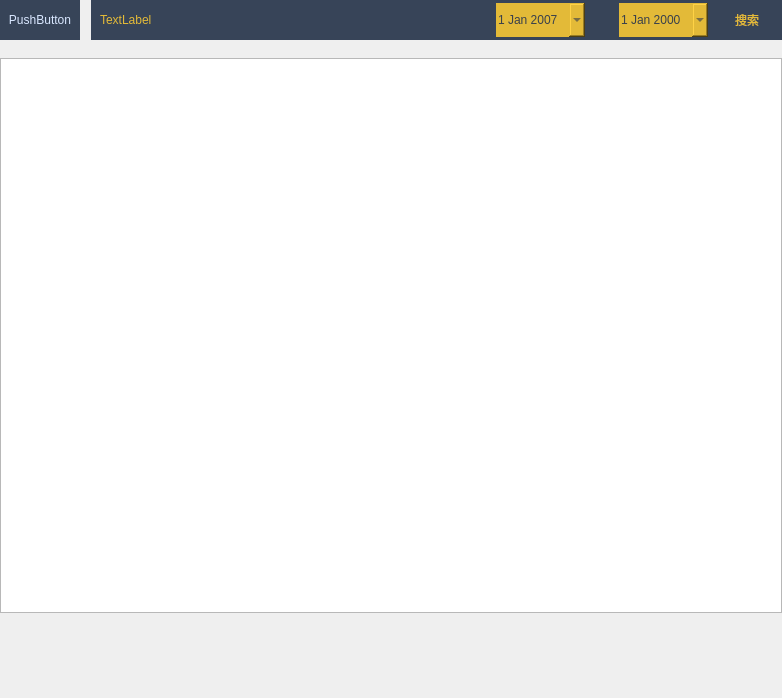
<?xml version="1.0" encoding="UTF-8"?>
<ui version="4.0">
 <class>WidgetError</class>
 <widget class="QWidget" name="WidgetError">
  <property name="geometry">
   <rect>
    <x>0</x>
    <y>0</y>
    <width>782</width>
    <height>698</height>
   </rect>
  </property>
  <property name="windowTitle">
   <string>Form</string>
  </property>
  <layout class="QGridLayout" name="gridLayout">
   <property name="leftMargin">
    <number>0</number>
   </property>
   <property name="topMargin">
    <number>0</number>
   </property>
   <property name="rightMargin">
    <number>0</number>
   </property>
   <property name="bottomMargin">
    <number>0</number>
   </property>
   <property name="spacing">
    <number>0</number>
   </property>
   <item row="0" column="0">
    <widget class="QWidget" name="widget_4" native="true">
     <property name="styleSheet">
      <string notr="true">#widget_4{background-color: rgba(255, 255, 255, 0);}
</string>
     </property>
     <layout class="QVBoxLayout" name="verticalLayout" stretch="36,16,496,24,32,20">
      <property name="spacing">
       <number>0</number>
      </property>
      <property name="leftMargin">
       <number>0</number>
      </property>
      <property name="topMargin">
       <number>0</number>
      </property>
      <property name="rightMargin">
       <number>0</number>
      </property>
      <property name="bottomMargin">
       <number>0</number>
      </property>
      <item>
       <widget class="QWidget" name="widget_2" native="true">
        <layout class="QHBoxLayout" name="horizontalLayout" stretch="95,12,817">
         <property name="spacing">
          <number>0</number>
         </property>
         <property name="leftMargin">
          <number>0</number>
         </property>
         <property name="topMargin">
          <number>0</number>
         </property>
         <property name="rightMargin">
          <number>0</number>
         </property>
         <property name="bottomMargin">
          <number>0</number>
         </property>
         <item>
          <widget class="QPushButton" name="pushButton_2">
           <property name="sizePolicy">
            <sizepolicy hsizetype="Preferred" vsizetype="Preferred">
             <horstretch>0</horstretch>
             <verstretch>0</verstretch>
            </sizepolicy>
           </property>
           <property name="styleSheet">
            <string notr="true">QPushButton{color: rgb(217, 231, 255);
background-color: rgb(55, 68, 88);border:none;}
QPushButton::hover{color: rgb(217, 231, 255);
background-color: rgb(66, 82, 106);border:none;}
QPushButton::pressed{color: rgb(217, 231, 255);
background-color: rgb(66, 82, 106);border:none;}
</string>
           </property>
           <property name="text">
            <string>PushButton</string>
           </property>
           <property name="icon">
            <iconset resource="../image.qrc">
             <normaloff>:/image/fanhui_icon.png</normaloff>:/image/fanhui_icon.png</iconset>
           </property>
           <property name="iconSize">
            <size>
             <width>44</width>
             <height>48</height>
            </size>
           </property>
          </widget>
         </item>
         <item>
          <spacer name="horizontalSpacer_6">
           <property name="orientation">
            <enum>Qt::Horizontal</enum>
           </property>
           <property name="sizeHint" stdset="0">
            <size>
             <width>40</width>
             <height>20</height>
            </size>
           </property>
          </spacer>
         </item>
         <item>
          <widget class="QWidget" name="widget_3" native="true">
           <property name="styleSheet">
            <string notr="true">#widget_3{background-color: rgb(55, 68, 88);}
</string>
           </property>
           <layout class="QHBoxLayout" name="horizontalLayout_2" stretch="109,378,93,14,18,10,93,21,54,16">
            <property name="spacing">
             <number>0</number>
            </property>
            <property name="leftMargin">
             <number>9</number>
            </property>
            <property name="topMargin">
             <number>3</number>
            </property>
            <property name="rightMargin">
             <number>0</number>
            </property>
            <property name="bottomMargin">
             <number>3</number>
            </property>
            <item>
             <widget class="QLabel" name="label">
              <property name="styleSheet">
               <string notr="true">QLabel{color: rgb(227, 186, 56);
background-color: rgba(255, 255, 255, 0);border:none;}
</string>
              </property>
              <property name="text">
               <string>TextLabel</string>
              </property>
             </widget>
            </item>
            <item>
             <spacer name="horizontalSpacer">
              <property name="orientation">
               <enum>Qt::Horizontal</enum>
              </property>
              <property name="sizeHint" stdset="0">
               <size>
                <width>40</width>
                <height>20</height>
               </size>
              </property>
             </spacer>
            </item>
            <item>
             <widget class="QDateEdit" name="dateEdit">
              <property name="sizePolicy">
               <sizepolicy hsizetype="Preferred" vsizetype="Preferred">
                <horstretch>0</horstretch>
                <verstretch>0</verstretch>
               </sizepolicy>
              </property>
              <property name="styleSheet">
               <string notr="true">QDateEdit{color: rgb(57, 64, 75);
background-color: rgb(227, 186, 56);border:none;}
QDateEdit:hover{color: rgb(57, 64, 75);
background-color: rgb(227, 186, 56);}
QDateEdit::drop-down{width: 15px;image:  url(:/image/home_all/chevron-states.png);background-color:rgb(227, 186, 56);}
QCalendarWidget QWidget#qt_calendar_navigationbar{
                    background-color: qlineargradient(x1: 0, y1: 0, x2: 1, y2: 0,stop: 0 #4f596b, stop: 1 #4f596b);}
QCalendarWidget QToolButton{color:rgb(255, 226, 96);background-color: rgb(79, 89, 107);}
QCalendarWidget QToolButton#qt_calendar_prevmonth{qproperty-icon: url(:/image/home_all/left_icon.png);}
QCalendarWidget QToolButton#qt_calendar_nextmonth{qproperty-icon: url(:/image/home_all/right_icon.png);}</string>
              </property>
              <property name="dateTime">
               <datetime>
                <hour>0</hour>
                <minute>0</minute>
                <second>0</second>
                <year>2007</year>
                <month>1</month>
                <day>1</day>
               </datetime>
              </property>
              <property name="calendarPopup">
               <bool>true</bool>
              </property>
             </widget>
            </item>
            <item>
             <spacer name="horizontalSpacer_3">
              <property name="orientation">
               <enum>Qt::Horizontal</enum>
              </property>
              <property name="sizeHint" stdset="0">
               <size>
                <width>40</width>
                <height>20</height>
               </size>
              </property>
             </spacer>
            </item>
            <item>
             <widget class="QLabel" name="label_2">
              <property name="styleSheet">
               <string notr="true">border-image: url(:/image/link_icon.png);</string>
              </property>
              <property name="text">
               <string/>
              </property>
             </widget>
            </item>
            <item>
             <spacer name="horizontalSpacer_2">
              <property name="orientation">
               <enum>Qt::Horizontal</enum>
              </property>
              <property name="sizeHint" stdset="0">
               <size>
                <width>40</width>
                <height>20</height>
               </size>
              </property>
             </spacer>
            </item>
            <item>
             <widget class="QDateEdit" name="dateEdit_2">
              <property name="sizePolicy">
               <sizepolicy hsizetype="Preferred" vsizetype="Preferred">
                <horstretch>0</horstretch>
                <verstretch>0</verstretch>
               </sizepolicy>
              </property>
              <property name="styleSheet">
               <string notr="true">QDateEdit{color: rgb(57, 64, 75);
background-color: rgb(227, 186, 56);border:none;}
QDateEdit:hover{color: rgb(57, 64, 75);
background-color: rgb(227, 186, 56);}
QDateEdit::drop-down{width: 15px;image:  url(:/image/home_all/chevron-states.png);background-color:rgb(227, 186, 56);}
QCalendarWidget QWidget#qt_calendar_navigationbar{
                    background-color: qlineargradient(x1: 0, y1: 0, x2: 1, y2: 0,stop: 0 #4f596b, stop: 1 #4f596b);}
QCalendarWidget QToolButton{color:rgb(255, 226, 96);background-color: rgb(79, 89, 107);}
QCalendarWidget QToolButton#qt_calendar_prevmonth{qproperty-icon: url(:/image/home_all/left_icon.png);}
QCalendarWidget QToolButton#qt_calendar_nextmonth{qproperty-icon: url(:/image/home_all/right_icon.png);}
</string>
              </property>
              <property name="calendarPopup">
               <bool>true</bool>
              </property>
             </widget>
            </item>
            <item>
             <spacer name="horizontalSpacer_4">
              <property name="orientation">
               <enum>Qt::Horizontal</enum>
              </property>
              <property name="sizeHint" stdset="0">
               <size>
                <width>40</width>
                <height>20</height>
               </size>
              </property>
             </spacer>
            </item>
            <item>
             <widget class="QPushButton" name="pushButton">
              <property name="styleSheet">
               <string notr="true">QPushButton{color: rgb(227, 186, 56);
background-color: rgba(255, 255, 255, 0);border:none;}
</string>
              </property>
              <property name="text">
               <string>搜索</string>
              </property>
              <property name="icon">
               <iconset resource="../image.qrc">
                <normaloff>:/image/home_all/search_icon2.png</normaloff>:/image/home_all/search_icon2.png</iconset>
              </property>
              <property name="iconSize">
               <size>
                <width>36</width>
                <height>36</height>
               </size>
              </property>
             </widget>
            </item>
            <item>
             <spacer name="horizontalSpacer_5">
              <property name="orientation">
               <enum>Qt::Horizontal</enum>
              </property>
              <property name="sizeHint" stdset="0">
               <size>
                <width>40</width>
                <height>20</height>
               </size>
              </property>
             </spacer>
            </item>
           </layout>
          </widget>
         </item>
        </layout>
       </widget>
      </item>
      <item>
       <spacer name="verticalSpacer">
        <property name="orientation">
         <enum>Qt::Vertical</enum>
        </property>
        <property name="sizeHint" stdset="0">
         <size>
          <width>20</width>
          <height>40</height>
         </size>
        </property>
       </spacer>
      </item>
      <item>
       <widget class="QTableWidget" name="tableWidget"/>
      </item>
      <item>
       <spacer name="verticalSpacer_2">
        <property name="orientation">
         <enum>Qt::Vertical</enum>
        </property>
        <property name="sizeHint" stdset="0">
         <size>
          <width>20</width>
          <height>40</height>
         </size>
        </property>
       </spacer>
      </item>
      <item>
       <layout class="QHBoxLayout" name="horizontalLayout_3">
        <property name="topMargin">
         <number>0</number>
        </property>
       </layout>
      </item>
      <item>
       <spacer name="verticalSpacer_3">
        <property name="orientation">
         <enum>Qt::Vertical</enum>
        </property>
        <property name="sizeHint" stdset="0">
         <size>
          <width>20</width>
          <height>40</height>
         </size>
        </property>
       </spacer>
      </item>
     </layout>
    </widget>
   </item>
  </layout>
 </widget>
 <resources>
  <include location="../image.qrc"/>
 </resources>
 <connections/>
</ui>
